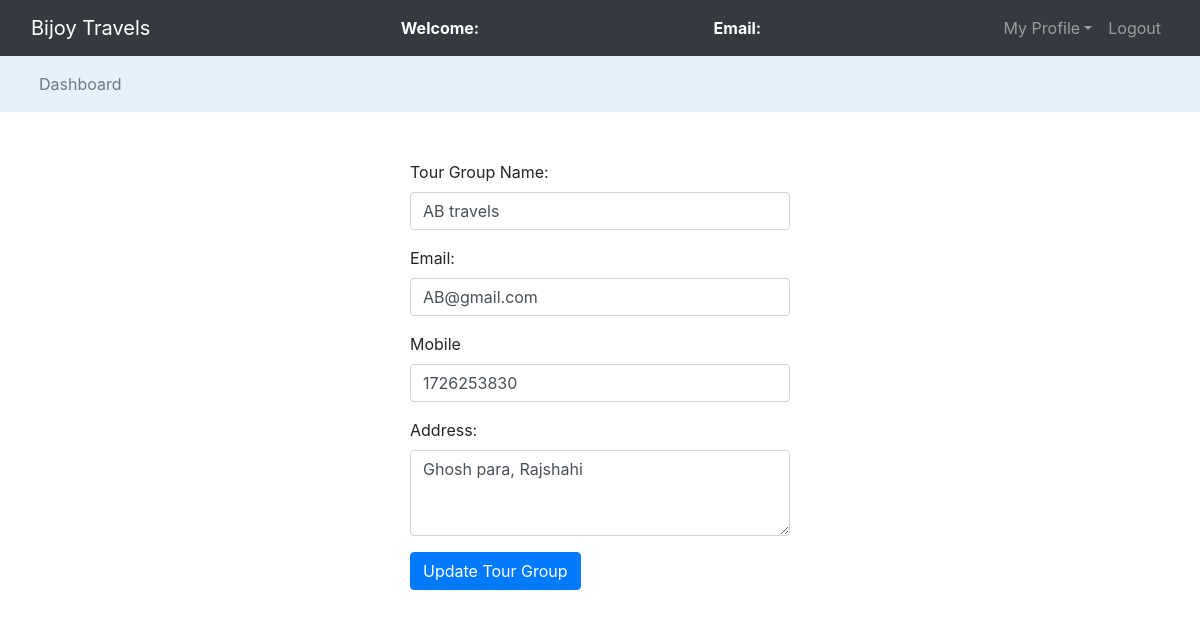
Page /admin/edit_tg.php?aid=1 on the committed database.
### tables this page shows
CREATE TABLE `trgrp` (
  `id` int(50) NOT NULL,
  `name` varchar(50) NOT NULL,
  `email` varchar(50) NOT NULL,
  `password` varchar(50) NOT NULL,
  `mobile` varchar(20) NOT NULL,
  `address` varchar(55) NOT NULL
);

### admin/edit_tg.php (the view, shortened to what this page needs)
<?php
	$connection = mysqli_connect("localhost","root","");
	$name = "";
	$email = "";
	$mobile = "";
	$address = "";
	$query = "select * from trgrp where id = $_GET[aid]";
	$query_run = mysqli_query($connection,$query);
	while($row = mysqli_fetch_assoc($query_run)){
		$name = $row['name'];
		$email = $row['email'];
		$mobile = $row['mobile'];
		$address = $row['address'];
	}
?>
<!DOCTYPE html>
<html>
<head>
	<link rel="stylesheet" type="text/css" href="../bootstrap-4.4.1/css/bootstrap.min.css">
</head>
<body>
	<nav class="navbar navbar-expand-lg navbar-dark bg-dark">
		<div class="container-fluid">
			<div class="navbar-header">
				<a class="navbar-brand" href="admin_dashboard">Bijoy Travels</a>
			</div>
			<font style="color: white"><span><strong>Welcome: <?php echo $_SESSION['name'];?></strong></span></font>
			<font style="color: white"><span><strong>Email: <?php echo $_SESSION['email'];?></strong></span></font>
			<ul class="nav navbar-nav navbar-right">
				<li class="nav-item dropdown">
					<a class="nav-link dropdown-toggle" data-toggle="dropdown">My Profile</a>
				</li>
				<li class="nav-item"><a class="nav-link" href="../logout.php">Logout</a></li>
			</ul>
		</div>
	</nav>
<nav class="navbar navbar-expand-lg navbar-light" style="background-color: #e3f2fd">
	<div class="container-fluid">
		<ul class="nav navbar-nav navbar-center">
			<li class="nav-item">
				<a href="admin_dashboard.php" class="nav-link">Dashboard</a>
			</li>
		</ul>
	</div>
</nav>
<br><br>
	<div class="row">
		<div class="col-md-4"></div>
		<div class="col-md-4">
			<form action="" method="post">
				<div class="form-group">
					<label>Tour Group Name:</label>
					<input type="text" name="name" value="<?php echo $name;?>" class="form-control" required="">
				</div>
				<div class="form-group">
					<label>Email:</label>
					<input type="email" name="email" value="<?php echo $email;?>" class="form-control" required="">
				</div>
				<div class="form-group">
					<label>Mobile</label>
					<input type="number" name="mobile" value="<?php echo $mobile;?>" class="form-control" required="">
				</div>
				<div class="form-group">
					<label>Address:</label>
					<textarea rows="3" cols="40" name="address" class="form-control"><?php echo $address;?></textarea>
				</div>
				<button class="btn btn-primary" name="update">Update Tour Group</button>
			</form>
		</div>
		<div class="col-md-4"></div>
	</div>
</body>
</html>

### rows in the picture
trgrp: name "AB travels", email "AB@gmail.com", mobile "1726253830", address "Ghosh para, Rajshahi"
